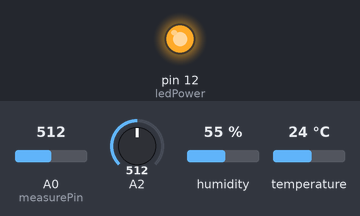
This sketch was run on a simulated Arduino Uno, built with avr-gcc and run on an emulated ATmega328P. Shown: output pins drawn as LEDs (lit = HIGH). Inputs (shaded band) come from the test bench; at power-on: A0 (measurePin) = 512, A2 = 512, humidity 55 %, temperature 24 °C. What the sketch prints to the serial monitor is not drawn.

Above: at 0.1 s.
Timing chart, 0 to 1.6 s (numbered marks = the images above):
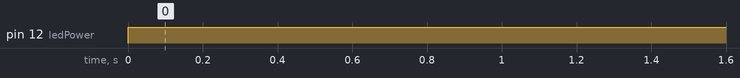

The sketch:

codigo_arduino.ino
```cpp
#include "DHT.h"
//Declaracion de variables
int mq2;
int measurePin = A0;
int ledPower = 12;
int samplingTime = 280;
int deltaTime = 40;
int sleepTime = 9680;
float voMeasured = 0;
float calcVoltage = 0;
float dustDensity = 0;
DHT dht(2, DHT11);

void setup(){

  Serial.begin(9600);
  pinMode(ledPower,OUTPUT);
  dht.begin();

}
void loop(){

  digitalWrite(ledPower,LOW);
  delayMicroseconds(samplingTime);

  voMeasured = analogRead(measurePin);

  delayMicroseconds(deltaTime);
  digitalWrite(ledPower,HIGH);
  delayMicroseconds(sleepTime);

  //Calculos matematicos
  calcVoltage = voMeasured * (5.0 / 1024.0);
  dustDensity = 170 * calcVoltage - 0.1;
  delay(1000);
  //Leer sensor de humedad/temperatura
  float h = dht.readHumidity();
  float t = dht.readTemperature();

  //leer sensor de gas
  mq2=analogRead(A2);

  //microgramos/metro cúbico ( µg/m3)
  Serial.print(" Densidad de polvo (ug/m3): ");
  Serial.print(dustDensity);
  Serial.print("  Humedad:");
  Serial.print(h);
  Serial.print(" % ");
  Serial.print("  Temperatura: ");
  Serial.print(t);
  Serial.println(" C");
  Serial.print("Gas-ppm:");
  Serial.print(mq2);

}
```

Measured:
- by itself, pin 12 (ledPower): LOW → HIGH at 0.00 s
